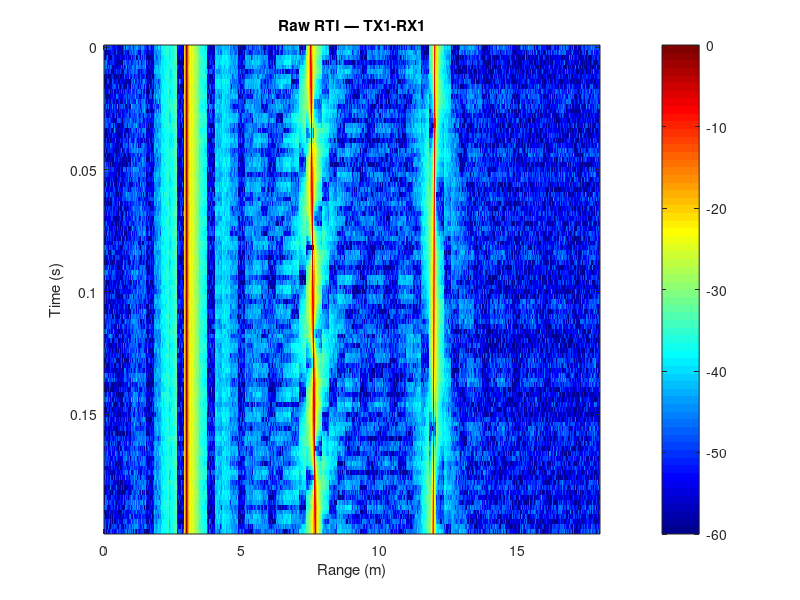
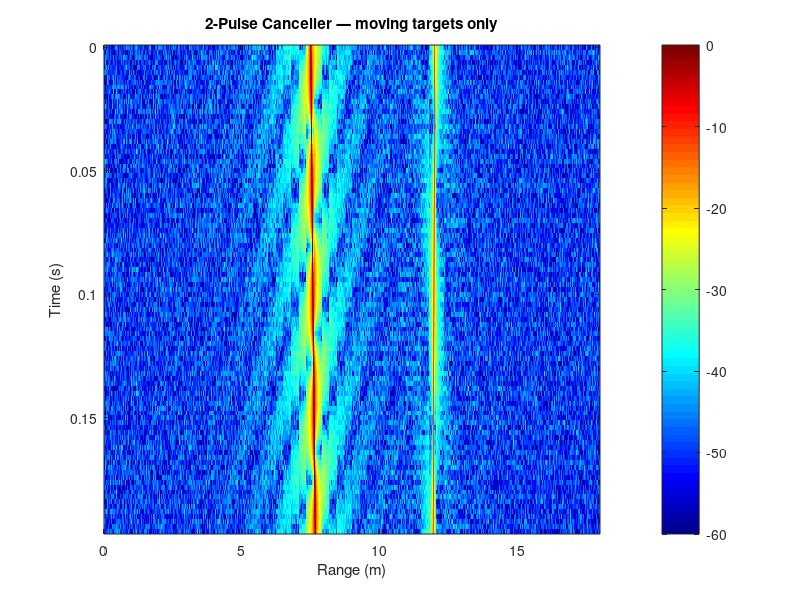
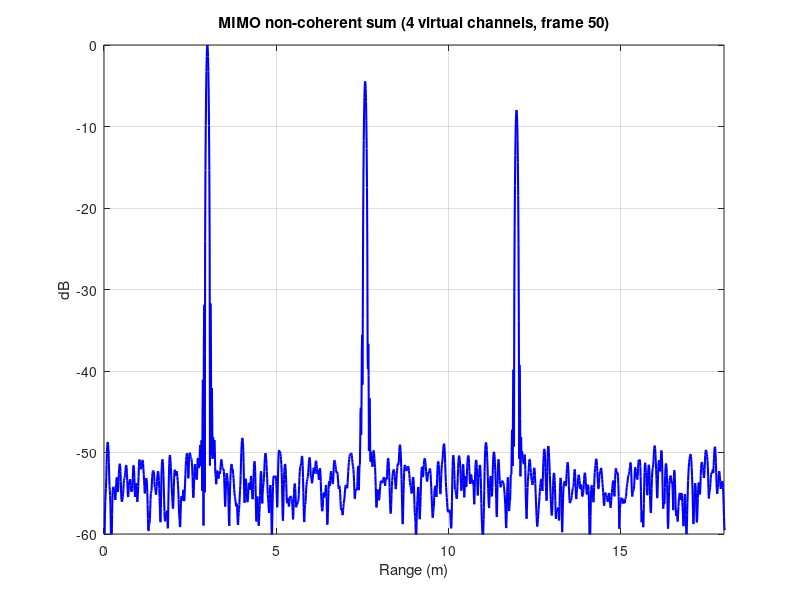

The MATLAB source for these figures, in order:
%% FMCW MIMO RADAR — 2x2 software-sync host script (ESP32-C3 + USB-6366)
%
%  This is a 2 TX × 2 RX MIMO configuration using ONLY working antennas:
%    Active TX channels: 1 and 4   (TX2, TX3 are damaged — see sweep test results)
%    Active RX channels: 1 and 4   (RFIN2, RFIN3 antennas damaged)
%  Virtual array: 2 × 2 = 4 elements (vs 16 for full 4×4 array)
%  Once TX2/TX3 baluns are reflowed and RX2/RX4 antennas working,
%  switch back to the 4×4 version (NUM_TX = NUM_RX = 4).
%
%  Synchronization: software sync via USB-serial.
%    MATLAB sends 'C N' (set TX channel directly via SPI) → wait OK →
%    start DAQ ramp + capture → read N samples on 2 RX channels →
%    repeat for next TX → repeat for next frame.
%
%  Connections:
%    ESP32-C3 USB    → MATLAB serial (115200 baud)
%    USB-6366 AO 0   → VCO Vtune (chirp ramp)
%    USB-6366 AI 0   → IFOUT1 (RX1) — connect via BNC, FS/GS to GS for single-ended
%    USB-6366 AI 1   → IFOUT4 (RX4) — same
%    ESP32-C3 GPIOs  → ADAR2001 + ADAR2004 control via J1 connectors

clear; clc; close all;

USE_HARDWARE = false;
ESP32_PORT = 'COM3';
DAQ_NAME   = 'Dev1';

% --- Active channels (the only working antennas right now) ---
TX_CHANNELS = [1 4];           % active TX (skip damaged TX2, TX3)
RX_CHANNELS = [1 4];           % active RX (skip damaged RFIN2, RFIN3)
NUM_TX = length(TX_CHANNELS);  % 2
NUM_RX = length(RX_CHANNELS);  % 2

% --- AI channel mapping ---
% Which DAQ AI channel carries each RX. Default: sequential (AI 0, AI 1).
% Adjust if you wire IFOUT1/IFOUT4 to different BNCs on the DAQ.
RX_AI_MAP = [0 1];   % RX_CHANNELS(1) -> AI 0, RX_CHANNELS(2) -> AI 1

% --- Radar parameters ---
c       = 3e8;
fstart  = 16e9;
fstop   = 20e9;
BW      = fstop - fstart;
Tp      = 1e-3;
FS      = 1e6;
N       = round(Tp * FS);

V_START = 2.0;  V_STOP = 6.0;  % VCO tuning (calibrate!)

% --- Processing ---
zpad       = 8 * N / 2;
rr         = c / (2 * BW);
max_range  = rr * N / 2;
range_axis = linspace(0, max_range, zpad/2);
dbv = @(x) 20*log10(abs(x) + eps);

fprintf('=== 2 TX × 2 RX MIMO (4 virtual channels) ===\n');
fprintf('Active TX: [%s], Active RX: [%s]\n', ...
    sprintf('%d ', TX_CHANNELS), sprintf('%d ', RX_CHANNELS));
fprintf('BW: %.1f GHz | Resolution: %.2f cm | Max range: %.1f m\n', ...
    BW/1e9, rr*100, max_range);
fprintf('Software sync: ~%d ms per MIMO frame\n\n', ...
    round(NUM_TX * (Tp*1000 + 10)));

%% ============================================================
%  HARDWARE INIT
%  ============================================================
ard = []; dq_ao = []; dq_ai = [];

if USE_HARDWARE
    fprintf('Connecting to ESP32-C3 on %s...\n', ESP32_PORT);
    ard = serialport(ESP32_PORT, 115200, 'Timeout', 5);
    configureTerminator(ard, 'LF');
    pause(2);
    flush(ard);

    fprintf('Verifying SPI...\n');
    resp = esp32_cmd(ard, 'V');
    if contains(resp, 'FAIL')
        error('SPI verification failed: %s', resp);
    end
    fprintf('  %s\n', resp);

    fprintf('Initializing ADAR ICs...\n');
    resp = esp32_cmd(ard, 'I');
    fprintf('  %s\n', resp);

    % NOTE: We do NOT enable sequencers (no 'S' command).
    % We use SPI direct mode and select TX channel via 'C N' before each chirp.
    % This lets us pick any subset of channels (e.g., 1 and 4) easily.

    fprintf('Setting up USB-6366 (analog only, no SPI)...\n');

    dq_ao = daq('ni');
    addoutput(dq_ao, DAQ_NAME, 'ao0', 'Voltage');
    dq_ao.Rate = 100e3;
    ramp = linspace(V_START, V_STOP, round(dq_ao.Rate * Tp))';

    dq_ai = daq('ni');
    for k = 1:NUM_RX
        ai = addinput(dq_ai, DAQ_NAME, sprintf('ai%d', RX_AI_MAP(k)), 'Voltage');
        ai.TerminalConfig = 'Differential';
        ai.Range = [-1 1];
    end
    dq_ai.Rate = FS;
    fprintf('  AI mapping: ');
    for k = 1:NUM_RX
        fprintf('RX%d->AI%d ', RX_CHANNELS(k), RX_AI_MAP(k));
    end
    fprintf('\nHardware ready.\n\n');
else
    fprintf('SIMULATION MODE\n\n');
end

%% ============================================================
%  CAPTURE: One MIMO frame (software sync, SPI direct mode)
%  ============================================================
function frame_data = capture_frame(ard, dq_ao, dq_ai, ramp, Tp, N, ...
        NUM_TX, NUM_RX, TX_CHANNELS)
    frame_data = zeros(N, NUM_RX, NUM_TX);

    for tx = 1:NUM_TX
        % Set this TX channel directly via SPI (no state machine).
        % 'C N' writes register 0x045 with the appropriate channel mask.
        esp32_cmd(ard, sprintf('C %d', TX_CHANNELS(tx)));

        preload(dq_ao, ramp);
        start(dq_ai, 'Duration', seconds(Tp));
        start(dq_ao);

        pause(Tp + 0.002);

        data = read(dq_ai, N);
        frame_data(:, :, tx) = table2array(data);
        stop(dq_ao);
    end
end

%% ============================================================
%  SIMULATE: One MIMO frame, sparse array geometry
%  ============================================================
function frame_data = simulate_frame(targets, t_abs, N, FS, ...
        NUM_TX, NUM_RX, TX_CHANNELS, RX_CHANNELS, ...
        Tp, BW, fstart, fstop, c)
    frame_data = zeros(N, NUM_RX, NUM_TX);
    t_sample = (0:N-1)' / FS;
    lambda_c = c / ((fstart + fstop) / 2);
    d_tx_unit = 2 * lambda_c;
    d_rx_unit = lambda_c / 2;
    theta = 10 * pi / 180;

    for tx = 1:NUM_TX
        for rx = 1:NUM_RX
            tx_pos = (TX_CHANNELS(tx) - 1) * d_tx_unit;
            rx_pos = (RX_CHANNELS(rx) - 1) * d_rx_unit;
            sig = zeros(N, 1);
            for tgt = 1:size(targets, 1)
                R = targets(tgt, 1) + targets(tgt, 3) * t_abs;
                if R < 0.1 || R > 50, continue; end
                f_beat = 2 * R * BW / (c * Tp);
                phase_rt = 4 * pi * R * (fstart + fstop) / (2 * c);
                arr_ph = 2*pi/lambda_c * (tx_pos + rx_pos) * sin(theta);
                sig = sig + targets(tgt,2) * cos(2*pi*f_beat*t_sample + phase_rt + arr_ph);
            end
            frame_data(:, rx, tx) = sig + 0.003 * randn(N, 1);
        end
    end
end

%% ============================================================
%  TARGETS (simulation)
%  ============================================================
if ~USE_HARDWARE
    targets = [
        3.0,  0.10,   0.0;
        7.5,  0.06,   0.8;
        12.0, 0.04,  -0.3;
    ];
end

%% ============================================================
%  DATA COLLECTION
%  ============================================================
NUM_FRAMES = 100;
frame_time = NUM_TX * Tp;
time_axis  = (0:NUM_FRAMES-1) * frame_time;
sif_all    = zeros(N, NUM_RX, NUM_TX, NUM_FRAMES);

if USE_HARDWARE
    fprintf('Capturing %d MIMO frames (software sync, 2x2)...\n', NUM_FRAMES);
    tic;
    for frame = 1:NUM_FRAMES
        sif_all(:,:,:,frame) = capture_frame(ard, dq_ao, dq_ai, ...
            ramp, Tp, N, NUM_TX, NUM_RX, TX_CHANNELS);
        if mod(frame, 25) == 0
            fprintf('  Frame %d/%d (%.1f s elapsed)\n', frame, NUM_FRAMES, toc);
        end
    end
    fprintf('Capture done: %.1f s\n\n', toc);
else
    fprintf('Simulating %d frames...\n', NUM_FRAMES);
    tic;
    for frame = 1:NUM_FRAMES
        t_abs = (frame - 1) * frame_time;
        sif_all(:,:,:,frame) = simulate_frame(targets, t_abs, ...
            N, FS, NUM_TX, NUM_RX, TX_CHANNELS, RX_CHANNELS, ...
            Tp, BW, fstart, fstop, c);
    end
    fprintf('Simulation done: %.1f s\n\n', toc);
end

%% ============================================================
%  PROCESSING
%  ============================================================
fprintf('Processing...\n');

% RTI on TX1-RX1 (indices 1,1 in active arrays)
sif = squeeze(sif_all(:, 1, 1, :))';

figure('Name', 'Raw RTI', 'Position', [50 500 900 350]);
v_raw = dbv(ifft(sif, zpad, 2));
S_raw = v_raw(:, 1:zpad/2);
imagesc(range_axis, time_axis, S_raw - max(S_raw(:)), [-60 0]);
colormap('jet'); colorbar;
ylabel('Time (s)'); xlabel('Range (m)');
title(sprintf('Raw RTI — TX%d-RX%d', TX_CHANNELS(1), RX_CHANNELS(1)));
xlim([0 min(18, max_range)]);

sif2 = sif(2:end,:) - sif(1:end-1,:);
figure('Name', '2-Pulse Canceller', 'Position', [50 100 900 350]);
v2 = dbv(ifft(sif2, zpad, 2));
S2 = v2(:, 1:zpad/2);
imagesc(range_axis, time_axis(1:end-1), S2 - max(S2(:)), [-60 0]);
colormap('jet'); colorbar;
ylabel('Time (s)'); xlabel('Range (m)');
title('2-Pulse Canceller — moving targets only');
xlim([0 min(18, max_range)]);

% MIMO non-coherent sum over 4 virtual channels
mid = round(NUM_FRAMES / 2);
mimo_sum = zeros(zpad/2, 1);
for tx = 1:NUM_TX
    for rx = 1:NUM_RX
        sp = fft(sif_all(:, rx, tx, mid) .* hanning(N), zpad);
        mimo_sum = mimo_sum + abs(sp(1:zpad/2));
    end
end

figure('Name', 'MIMO Range', 'Position', [1000 300 700 400]);
plot(range_axis, dbv(mimo_sum) - max(dbv(mimo_sum)), 'b', 'LineWidth', 1.5);
xlabel('Range (m)'); ylabel('dB');
title(sprintf('MIMO non-coherent sum (%d virtual channels, frame %d)', ...
    NUM_TX*NUM_RX, mid));
xlim([0 min(18, max_range)]); ylim([-60 0]); grid on;

%% ============================================================
%  CLEANUP
%  ============================================================
if USE_HARDWARE
    fprintf('Shutting down...\n');
    esp32_cmd(ard, 'W 045 00');      % all PAs off
    clear dq_ao dq_ai ard;
    fprintf('Hardware released.\n');
end

fprintf('\n============================================================\n');
fprintf('DONE\n');
fprintf('============================================================\n');

%% ============================================================
%  HELPER
%  ============================================================
function resp = esp32_cmd(ard, cmd)
    flush(ard);
    writeline(ard, cmd);
    resp = '';
    for attempt = 1:100
        if ard.NumBytesAvailable > 0
            line = readline(ard);
            if contains(line, 'OK') || contains(line, 'FAIL') || contains(line, 'ERR')
                resp = char(line);
                return;
            end
            if strlength(line) > 0
                fprintf('  [ESP32] %s\n', line);
            end
        else
            pause(0.01);
        end
    end
    resp = 'TIMEOUT';
    warning('ESP32 timeout on command: %s', cmd);
end
